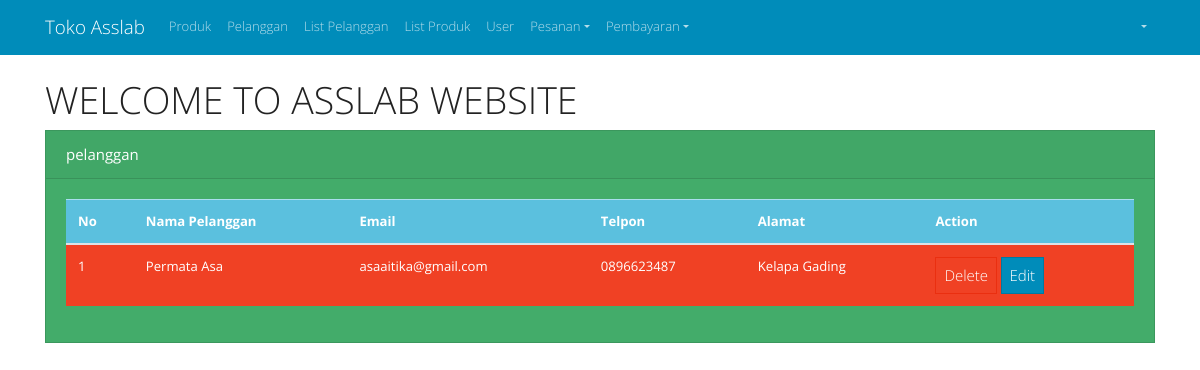
/index.php/pelanggan/show_list_pelanggan, run on the app's committed database.
### tables this page shows
CREATE TABLE `pelanggan` (
  `id_pelanggan` varchar(5) NOT NULL,
  `namaplg` varchar(50) NOT NULL,
  `email` varchar(30) NOT NULL,
  `telepon` varchar(15) NOT NULL,
  `alamat` text NOT NULL
);

### application/controllers/Pelanggan.php (called while the page is built, shortened)
<?php
class Pelanggan extends CI_Controller {
    public function show_list_pelanggan(){
        $data['page'] = "pelanggan/List_Pelanggan";
        $this->load->model('Pelanggan_model');
        $data["pelanggan"] = $this->Pelanggan_model->get_pelanggan();
        $this->load->view('main', $data);
    }
}
?>

### index.php (called while the page is built, shortened)
<?php
require_once BASEPATH.'core/CodeIgniter.php';

### application/models/Pelanggan_model.php (called while the page is built, shortened)
<?php
class Pelanggan_model extends CI_Model {
    public function get_pelanggan(){
        $this->db->select('*')
                    ->from('pelanggan');
        $res = $this->db->get();
        return $res->result();
    }
}
?>

### application/views/pelanggan/List_Pelanggan.php (the view, shortened to what this page needs)
<table class="table table-hover">
  <thead>
      <tr class="table-info">
        <th scope="col">No</th>
        <th scope="col">Nama Pelanggan</th>
        <th scope="col">Email</th>
        <th scope="col">Telpon</th>
        <th scope="col">Alamat</th>
        <th scope="col">Action</th>
      </tr>
  </thead>
  <tbody>
      <tr class="table-danger">
        <?php
        $no=1;
        foreach($pelanggan as $value){
        ?>
              <td><?php echo $no++;?></td>
              <td><?php echo $value->namaplg;?></td>
              <td><?php echo $value->email;?></td>
              <td><?php echo $value->telepon;?></td>
              <td><?php echo $value->alamat;?></td>
              <td>
              <a class="btn btn-danger" href="<?php echo site_url('pelanggan/delete_pelanggan/').$value->id_pelanggan;?>" onclick="return confirm=('Yakin Ingin Hapus Data?')">Delete</a>
              <a class="btn btn-primary" href="<?php echo site_url('pelanggan/edit_pelanggan/').$value->id_pelanggan;?>">Edit</a>
              </td>
              <?php } ?>
  </tbody>
  </table>

### data on the page
pelanggan: namaplg "Permata Asa", email "asaaitika@gmail.com", telepon "0896623487", alamat "Kelapa Gading"

### other printed values
anchor("produk","Produk",array("class"=>"nav-link")) "Produk"
anchor("pelanggan","Pelanggan",array("class"=>"nav-link")) "Pelanggan"
anchor("User/index","User",array("class"=>"nav-link")) "User"
$this->uri->segment(1) "pelanggan"
